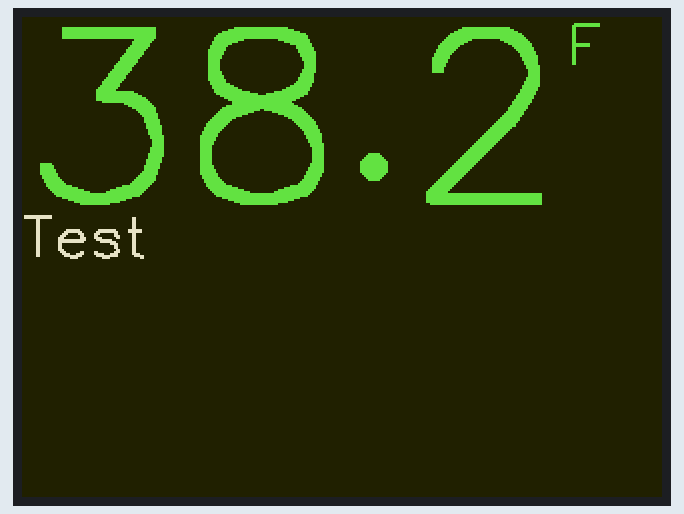
This program was run on a simulated Raspberry Pi Pico running MicroPython. On the bench: 320×240 colour display. At 0.0 s the program stops and its outputs stay as they are.

Above: at 0.1 s.

The program:

display.py
```python
import time
import random
from picographics import PicoGraphics, DISPLAY_PICO_DISPLAY_2, PEN_RGB332

display = PicoGraphics(display=DISPLAY_PICO_DISPLAY_2, pen_type=PEN_RGB332)
display.set_backlight(0.4)

WIDTH, HEIGHT = display.get_bounds()
BG = display.create_pen(40, 40, 40)
TEXT = display.create_pen(100, 255, 100)
WHITE = display.create_pen(255, 255, 255)

display.set_pen(BG)
display.clear()

def write_temp(display):
    display.set_pen(TEXT)
    display.set_font('sans')
    thickness = 6
    display.set_thickness(thickness)
    scale = 4
    y_offset = 12 * scale + thickness
    text = '38.2'
    display.text(text, 0, y_offset + 1, scale=scale)
    return display.measure_text(text, scale)

f_offset = write_temp(display)

display.set_pen(TEXT)
display.set_font('sans')
thickness = 2
display.set_thickness(thickness)
scale = 1
y_offset = 12 * scale + thickness
display.text('F', f_offset, y_offset + 1, scale=scale)


display.set_pen(WHITE)
display.set_font('sans')
thickness = 2
display.set_thickness(thickness)
scale = 1
y_offset = 110
display.text('Test', 0, y_offset + 1, scale=scale)


display.update()
```
